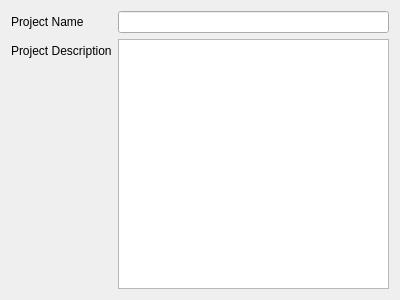
<?xml version="1.0" encoding="UTF-8"?>
<ui version="4.0">
 <class>ProjectInfo</class>
 <widget class="QWizardPage" name="ProjectInfo">
  <property name="geometry">
   <rect>
    <x>0</x>
    <y>0</y>
    <width>400</width>
    <height>300</height>
   </rect>
  </property>
  <property name="windowTitle">
   <string>WizardPage</string>
  </property>
  <property name="title">
   <string>Project Information</string>
  </property>
  <property name="subTitle">
   <string>Here you will provide all the information needed to the project creation process.</string>
  </property>
  <attribute name="pageId">
   <string notr="true">PROJ_INFO</string>
  </attribute>
  <layout class="QFormLayout" name="formLayout">
   <property name="fieldGrowthPolicy">
    <enum>QFormLayout::AllNonFixedFieldsGrow</enum>
   </property>
   <item row="0" column="0">
    <widget class="QLabel" name="label">
     <property name="text">
      <string>Project Name</string>
     </property>
    </widget>
   </item>
   <item row="0" column="1">
    <widget class="QLineEdit" name="projectName"/>
   </item>
   <item row="1" column="0">
    <widget class="QLabel" name="label_2">
     <property name="text">
      <string>Project Description</string>
     </property>
    </widget>
   </item>
   <item row="1" column="1">
    <widget class="QTextEdit" name="projectDescription"/>
   </item>
  </layout>
 </widget>
 <resources/>
 <connections/>
</ui>
